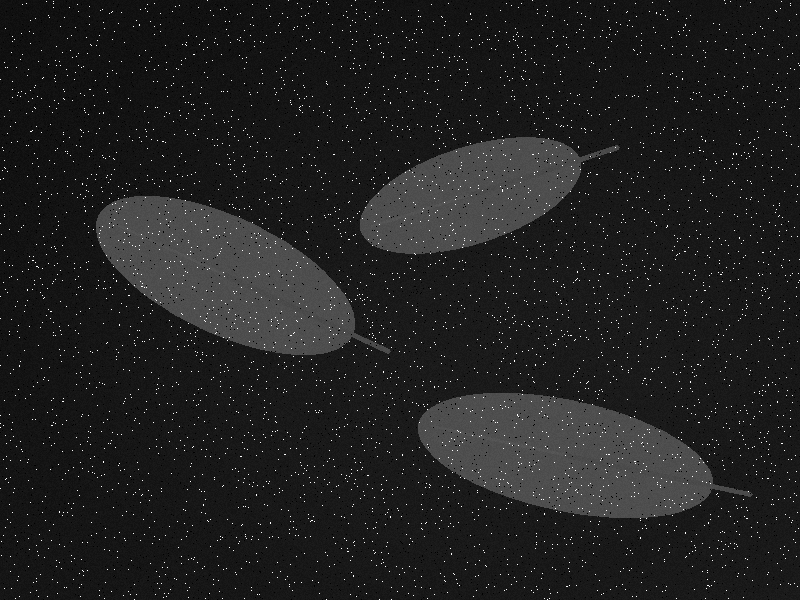
#> input picture data/samples/low_contrast_leaf.png, 800 x 600 px
$ python params_report.py
#> lines starting #> are read from the running program, lines starting #| are printed output that depends on the picture; after the words box and inside, x2 and y2 are one past the last pixel; in counts of white or black regions, pixels touching at a corner belong together
#> in main, gray is the input picture: shape (600, 800); min 0, max 255, mean 32.4
### src/classic/detect_targets.py
"""D5 · 目标检测：低对比度暗图 + 椒盐噪声 → 目标列表。

对外接口（tools/score_detect.py 按这个打分）：
    detect(image_path: str) -> list[dict]
    每个 dict: {"id", "cx", "cy", "w", "h", "angle", "area"}

角度约定（重要，别随手改）：
    - 长边永远是 w，短边永远是 h
    - angle 单位是度，范围 [-90, 90)，含义是「长边相对于水平轴的夹角」
    - 矩形整体转 90° 还是它自己，所以这个表示唯一到 ±90°
"""
from __future__ import annotations
import numpy as np
import cv2
from dataclasses import dataclass

@dataclass(frozen=True)
class Params:                      # 所有"你能调的"参数集中在这里
    median_k: int = 5              # 中值核（会强制取奇数）
    otsu_delta: int = 0            # 在 Otsu 算出的阈值上 ±（0 表示完全用 Otsu）
    open_k: int = 0                # 开运算核，0=不做
    close_k: int = 0               # 闭运算核，0=不做
    # 面积下限：碎点/反光 ≤200，最小目标 ≈17500。
    # ⚠️ 别贴着 17500 设！实测设成 17500 时，视频里最小目标的面积在 17498~17510
    # 之间波动（噪声 + mp4 压缩），会有 17/150 帧被筛掉。留 8 倍余量最稳。
    min_area: float = 2000.0
    use_clahe: bool = False

def find_targets(gray: np.ndarray, params: Params) -> tuple[list[dict], np.ndarray]:
    """输入灰度图 + 参数 → (目标列表, 二值掩码)。掩码是给调参窗口看的。"""
    # ① 去椒盐：medianBlur 的核必须是奇数；保险起见这里强制取奇数（k=1 等于不滤波）
    k_median = max(1, int(params.median_k) | 1)
    denoised = cv2.medianBlur(gray, k_median)

    # ② 可选：CLAHE 先把暗图的局部对比度拉开
    if params.use_clahe:
        denoised = cv2.createCLAHE(clipLimit=2.0, tileGridSize=(8, 8)).apply(denoised)

    # ③ Otsu：直方图上背景（≈26）和叶片（≈78）是两个峰，让它自己找谷底，不用猜阈值
    otsu_thr, mask = cv2.threshold(
        denoised, 0, 255, cv2.THRESH_BINARY + cv2.THRESH_OTSU
    )
    # otsu_delta：在c上做 ± 微调（调参窗口的那个滑动条靠它）
    if params.otsu_delta:
        manual = int(np.clip(otsu_thr + params.otsu_delta, 0, 255))
        _, mask = cv2.threshold(denoised, manual, 255, cv2.THRESH_BINARY)

    # ④ 可选：开运算去碎点 / 闭运算补洞（核 >=3 才有意义，也强制取奇数）
    if params.open_k >= 3:
        k = int(params.open_k) | 1
        kern = cv2.getStructuringElement(cv2.MORPH_ELLIPSE, (k, k))
        mask = cv2.morphologyEx(mask, cv2.MORPH_OPEN, kern)
    if params.close_k >= 3:
        k = int(params.close_k) | 1
        kern = cv2.getStructuringElement(cv2.MORPH_ELLIPSE, (k, k))
        mask = cv2.morphologyEx(mask, cv2.MORPH_CLOSE, kern)

    contours, _ = cv2.findContours(mask, cv2.RETR_EXTERNAL, cv2.CHAIN_APPROX_SIMPLE)

    results: list[dict] = []
    for cnt in contours:
        area = cv2.contourArea(cnt)
        if area < params.min_area:
            continue                                   # 修复①：面积过滤，碎点在这里被扔掉

        M = cv2.moments(cnt)
        if M["m00"] == 0:
            continue                                   # 修复②：退化轮廓（一条线）会让除法崩掉

        # 修复③：中心用 moments 质心，宽高/角度用 minAreaRect —— 两者本来就不是同一个量：
        #   · 质心 = 轮廓的"面积中心"，叶柄面积占比 <1%，几乎不影响它（实测误差 1.4px）
        #   · 最小外接矩形必须包住整个轮廓（含叶柄），它的中心会被叶柄拉偏 20px（实测）
        # 所以别图省事把中心也交给 minAreaRect —— 我试过，中心误差 1.4px → 20.3px。
        cx = M["m10"] / M["m00"]
        cy = M["m01"] / M["m00"]

        _, _, w, h, angle = _canonical_rect(cv2.minAreaRect(cnt))

        # 修复④：归一化之后立刻写断言，别让「看起来对」骗过自己
        assert -90.0 <= angle < 90.0, f"角度越界: {angle}"
        assert w >= h, f"长边应记为 w: w={w}, h={h}"

        results.append(
            {
                "id": 0,                               # 下面按面积排序后统一编号
                "cx": round(float(cx), 2),
                "cy": round(float(cy), 2),
                "w": round(float(w), 2),
                "h": round(float(h), 2),
                "angle": round(float(angle), 2),
                "area": float(area),                   # 注意：轮廓像素面积，不是 w*h
            }
        )

    # 修复⑤之三：留个稳定的顺序（大的在前），id 可复现，调试时好对照
    results.sort(key=lambda d: d["area"], reverse=True)
    for i, item in enumerate(results, 1):
        item["id"] = i
    return results, mask


# [9 lines left out: function detect, not called in this run]


def _canonical_rect(rect) -> tuple[float, float, float, float, float]:
    """把 cv2.minAreaRect 的返回值归一化。

    OpenCV 的角度约定随版本变（4.5.1 之后是 (0,90]，更早是 [-90,0)），
    而且 (w, h) 谁长谁短也不固定 —— 所以别背约定，写完归一化 + 断言。
    """
    (cx, cy), (w, h), ang = rect
    if w < h:                              # 让长边当 w
        w, h = h, w
        ang += 90.0                        # 交换边长等价于把矩形转 90°
    ang = ((ang + 90.0) % 180.0) - 90.0    # 归到 [-90, 90)
    return cx, cy, w, h, ang


# [13 lines that do not run on import are left out]

### tools/params_report.py
#!/usr/bin/env python
"""生成 D5 参数实验记录的表格和对比图（docs/opencv_params.md 的证据来源）。

它做三件事：
    1. 逐项改一个参数，打印一张 markdown 表格（参数 → 指标）
    2. 存三张对比图到 docs/images/
    3. 分段计时，打印各阶段耗时占比

用法：
    python tools/params_report.py              # 打印表格 + 生成图片
    python tools/params_report.py > params.md  # 把表格存下来，粘进文档

结论（"所以该选哪个值"）要你自己写 —— 这个脚本只负责给数字和证据。
"""
from __future__ import annotations

import time
from pathlib import Path

import cv2
import numpy as np

ROOT = Path(__file__).resolve().parents[1]
SAMPLES = ROOT / "data" / "samples"
IMAGES = ROOT / "docs" / "images"
IMAGE = SAMPLES / "low_contrast_leaf.png"

import sys

sys.path.insert(0, str(ROOT))
from src.classic.detect_targets import Params, find_targets  # noqa: E402


def coverage(mask: np.ndarray) -> float:
    return cv2.countNonZero(mask) / mask.size * 100.0


def probe(gray: np.ndarray, **kw) -> tuple[int, float]:
    params = Params(**kw)
    targets, mask = find_targets(gray, params)
    return len(targets), coverage(mask)


def label(img: np.ndarray, text: str) -> np.ndarray:
    out = img if img.ndim == 3 else cv2.cvtColor(img, cv2.COLOR_GRAY2BGR)
    out = out.copy()
    cv2.rectangle(out, (0, 0), (out.shape[1], 26), (0, 0, 0), -1)
    cv2.putText(out, text, (8, 19), cv2.FONT_HERSHEY_SIMPLEX, 0.55, (0, 255, 255), 1, cv2.LINE_AA)
    return out


def two_up(a: np.ndarray, la: str, b: np.ndarray, lb: str) -> np.ndarray:
    return np.hstack([label(a, la), label(b, lb)])


def draw_targets(gray_bgr: np.ndarray, targets: list[dict]) -> np.ndarray:
    out = gray_bgr.copy()
    for t in targets:
        box = cv2.boxPoints(((t["cx"], t["cy"]), (t["w"], t["h"]), t["angle"]))
        cv2.drawContours(out, [np.intp(box)], -1, (0, 255, 0), 2)
        cv2.circle(out, (int(t["cx"]), int(t["cy"])), 3, (0, 255, 0), -1)
    return out


def make_evidence(gray: np.ndarray) -> list[Path]:
    IMAGES.mkdir(parents=True, exist_ok=True)
    gray_bgr = cv2.cvtColor(gray, cv2.COLOR_GRAY2BGR)
    saved: list[Path] = []

    # ① 默认参数：原图+框 vs mask
    targets, mask = find_targets(gray, Params())
    p = IMAGES / "params-default.png"
    cv2.imwrite(str(p), two_up(draw_targets(gray_bgr, targets), "default: gray + rects",
                              mask, f"mask: targets={len(targets)} coverage={coverage(mask):.1f}%"))
    saved.append(p)

    # ② otsu_delta=0 vs -30：阈值跌破背景亮度的后果
    _, mask0 = find_targets(gray, Params(otsu_delta=0))
    _, maskbad = find_targets(gray, Params(otsu_delta=-30))
    p = IMAGES / "params-delta-neg30.png"
    cv2.imwrite(str(p), two_up(mask0, f"otsu_delta=0  coverage={coverage(mask0):.1f}%",
                              maskbad, f"otsu_delta=-30  coverage={coverage(maskbad):.1f}%"))
    saved.append(p)

    # ③ 加杂点：不过滤 vs 面积过滤
    clutter = gray.copy()
    for x, y, r in [(60, 80, 6), (700, 60, 5), (120, 520, 7), (760, 300, 5), (400, 560, 6), (40, 300, 5)]:
        cv2.circle(clutter, (x, y), r, 140, -1)
    t0, m0 = find_targets(clutter, Params(min_area=0.0))
    t1, m1 = find_targets(clutter, Params(min_area=2000.0))
    n0, n1 = len(t0), len(t1)
    p = IMAGES / "params-clutter.png"
    cv2.imwrite(str(p), two_up(m0, f"+6 blobs, min_area=0  targets={n0} coverage={coverage(m0):.1f}%",
                              m1, f"+6 blobs, min_area=2000  targets={n1} coverage={coverage(m1):.1f}%"))
    saved.append(p)
    return saved


def md_table(gray: np.ndarray) -> str:
    rows: list[tuple[str, str, str, str]] = []

    def add(param: str, value, note: str = "") -> None:
        n, cov = probe(gray, **{param: value})
        rows.append((param, str(value), f"{n} / {cov:.2f}%", note))

    for v in (0, 20, 30):
        add("otsu_delta", v)
#> this loop made 3 passes
#> pass 1, in find_targets, `denoised = cv2.medianBlur(gray, k_median)`:
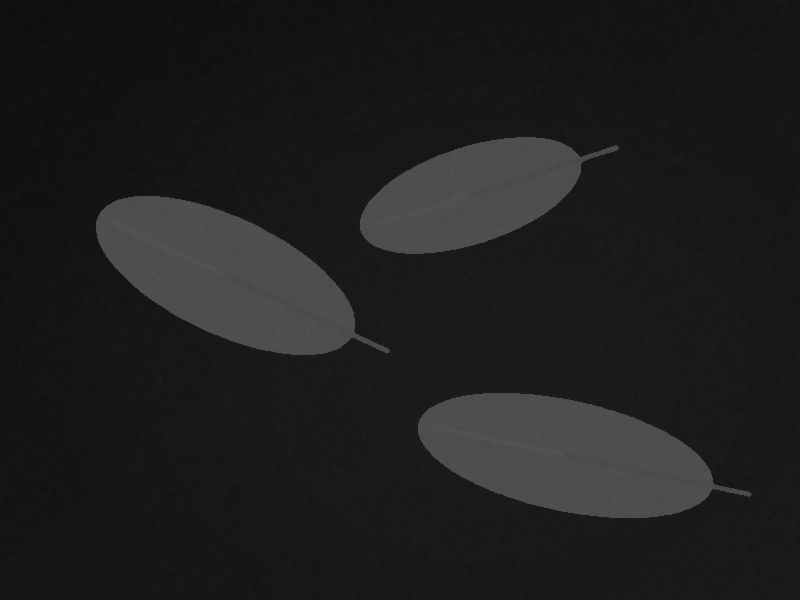
#> denoised: shape (600, 800); min 13, max 85, mean 30.5
#> pass 1, in find_targets, `otsu_thr, mask = cv2.threshold( denoised, 0, 255, cv2.THRESH_BINARY + ..`:
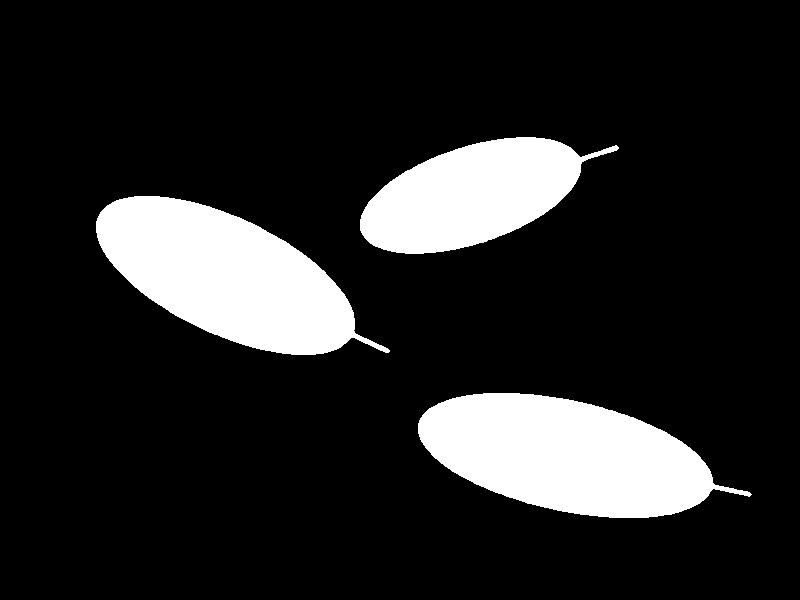
#> mask: shape (600, 800); 14.6% white; 3 white regions, box (x1, y1, x2, y2) and area: (418, 393, 752, 518) 26415, (96, 196, 390, 355) 25991, (360, 137, 619, 254) 17785
    for v in (-15, -30):
        add("otsu_delta", v)
#> this loop made 2 passes
#> (n in add, cov in add) on pass 1: (1, 99.54)
#> (n in add, cov in add) on pass 2: (1, 100)
#> pass 1, in find_targets (call 4), `_, mask = cv2.threshold(denoised, manual, 255, cv2.THRESH_BINARY)`:
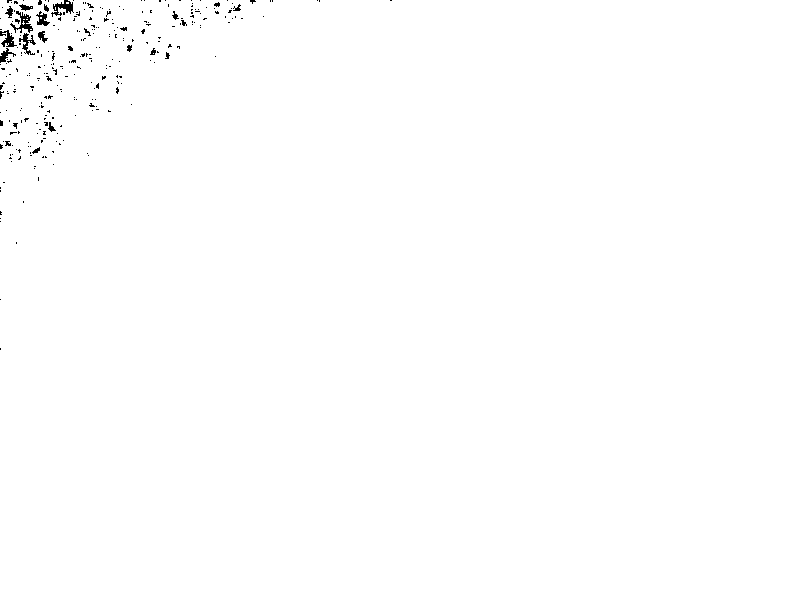
#> mask: shape (600, 800); 99.5% white; black in thin lines or dots, all inside (x1, y1, x2, y2) = (0, 0, 392, 350)
    for v in (2000, 17500.0, 18000.0, 26000.0, 27000.0):
        add("min_area", v)
#> this loop made 5 passes
#> n in add on passes 1 to 5: 3, 3, 2, 1, 0
    for v in (1, 5, 9):
        add("median_k", v)
#> this loop made 3 passes
#> cov in add on passes 1 to 3: 15.31, 14.62, 14.6
#> pass 1, in find_targets (call 11), `otsu_thr, mask = cv2.threshold( denoised, 0, 255, cv2.THRESH_BINARY + ..`:
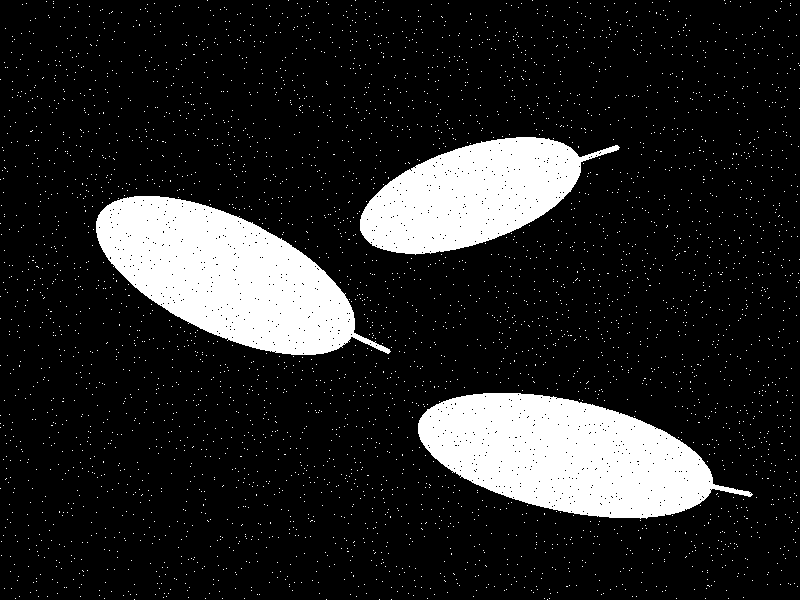
#> mask: shape (600, 800); 15.3% white; 3814 white regions (3811 under 20 px), largest, box (x1, y1, x2, y2) and area: (418, 393, 753, 519) 26159, (96, 196, 391, 355) 25751, (360, 137, 620, 255) 17623
    for v in (9, 25):
        add("open_k", v)
#> this loop made 2 passes
#> (n in add, cov in add) on passes 1 to 2: (3, 14.51), (3, 14.5)
#> pass 1, in find_targets (call 14), `mask = cv2.morphologyEx(mask, cv2.MORPH_OPEN, kern)`:
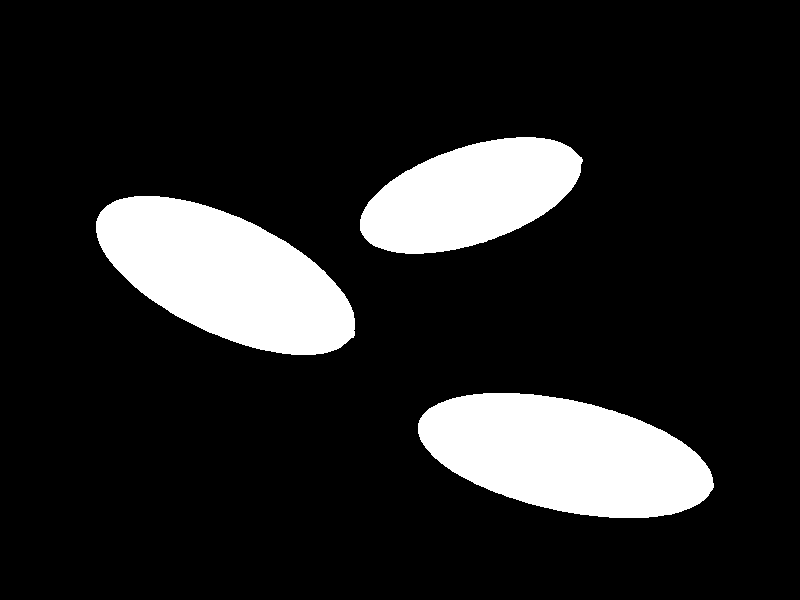
#> mask: shape (600, 800); 14.5% white; 3 white regions, box (x1, y1, x2, y2) and area: (418, 393, 714, 518) 26232, (96, 196, 355, 355) 25799, (360, 137, 583, 254) 17596
    for v in (15, 31):
        add("close_k", v)
#> this loop made 2 passes
#> (n in add, cov in add) on passes 1 to 2: (3, 14.63), (3, 14.65)
    add("use_clahe", True)
#> in find_targets (call 18), `contours, _ = cv2.findContours(mask, cv2.RETR_EXTERNAL, cv2.CHAIN_APPR..`: contours = 3 contours; box (x1, y1, x2, y2) and area: (418, 393, 752, 518) 26062, (96, 196, 390, 355) 25665, (360, 137, 619, 254) 17506

    out = ["| 参数 | 取值 | 目标数 / 前景覆盖率 |", "|---|---|---|"]
    for param, value, metric, _note in rows:
        out.append(f"| `{param}` | {value} | {metric} |")
#> this loop made 18 passes
#> (param, value, metric) on passes 1 to 12: ('otsu_delta', '0', '3 / 14.62%'), ('otsu_delta', '20', '3 / 14.62%'), ('otsu_delta', '30', '3 / 14.62%'), ('otsu_delta', '-15', '1 / 99.54%'), ('otsu_delta', '-30', '1 / 100.00%'), ('min_area', '2000', '3 / 14.62%'), ('min_area', '17500.0', '3 / 14.62%'), ('min_area', '18000.0', '2 / 14.62%'), ('min_area', '26000.0', '1 / 14.62%'), ('min_area', '27000.0', '0 / 14.62%'), ('median_k', '1', '3 / 15.31%'), ('median_k', '5', '3 / 14.62%')
#> after the loop, out = 20 items, first 6: '| 参数 | 取值 | 目标数 / 前景覆盖率 |', '|---|---|---|', '| `otsu_delta` | 0 | 3 / 14.62% |', '| `otsu_delta` | 20 | 3 / 14.62% |', '| `otsu_delta` | 30 | 3 / 14.62% |', '| `otsu_delta` | -15 | 1 / 99.54% |'
#> (printed output is left out)
    return "\n".join(out)


def md_timing(gray: np.ndarray, repeat: int = 30) -> str:
    """分段计时：整条链路 + 几个主要阶段（阶段单独测，用于看谁最贵）。"""
#> called with repeat = 30
    rows: list[tuple[str, float]] = []

    t0 = time.perf_counter()
    for _ in range(repeat):
        find_targets(gray, Params())
    rows.append(("整条 find_targets（含找轮廓、质心、最小外接矩形）", (time.perf_counter() - t0) / repeat * 1000))

    t0 = time.perf_counter()
    for _ in range(repeat):
        med = cv2.medianBlur(gray, 5)
    rows.append(("cv2.medianBlur(k=5)", (time.perf_counter() - t0) / repeat * 1000))

    t0 = time.perf_counter()
    for _ in range(repeat):
        _, m = cv2.threshold(med, 0, 255, cv2.THRESH_BINARY + cv2.THRESH_OTSU)
    rows.append(("cv2.threshold(Otsu)", (time.perf_counter() - t0) / repeat * 1000))

    t0 = time.perf_counter()
    for _ in range(repeat):
        cv2.findContours(m, cv2.RETR_EXTERNAL, cv2.CHAIN_APPROX_SIMPLE)
    rows.append(("cv2.findContours", (time.perf_counter() - t0) / repeat * 1000))

    # 关键对比：读一张 PNG + 转灰度，可能比上面全部处理加起来还贵
    t0 = time.perf_counter()
    for _ in range(repeat):
        img = cv2.imread(str(IMAGE))
        cv2.cvtColor(img, cv2.COLOR_BGR2GRAY)
    rows.append(("cv2.imread + cvtColor（读图 + 转灰度）", (time.perf_counter() - t0) / repeat * 1000))

    total = rows[0][1]
#> total = 2.14
    out = ["| 阶段 | 耗时 (ms) | 占比 |", "|---|---|---|"]
    for name, ms in rows:
        share = ms / total * 100 if total else 0
        out.append(f"| {name} | {ms:.2f} | {share:.0f}% |")
#> this loop made 5 passes
#> (name, ms, share) on passes 1 to 5: ('整条 find_targets（含找轮廓、质心、最小外接矩形）', 2.14, 100), ('cv2.medianBlur(k=5)', 0.971, 45.35), ('cv2.threshold(Otsu)', 0.432, 20.18), ('cv2.findContours', 0.193, 9), ('cv2.imread + cvtColor（读图 + 转灰度）', 5.77, 269.3)
#> after the loop, out = 7 items
    return "\n".join(out)


def main() -> int:
    gray = cv2.imread(str(IMAGE), cv2.IMREAD_GRAYSCALE)
    if gray is None:
        print(f"✗ 读不到 {IMAGE}")
        return 1

    print("## 参数与指标（同一张图，逐项只改一个参数）\n")
    print(md_table(gray))
    print()
    print("## 分段耗时（各 30 次平均）\n")
    print(md_timing(gray))
#| | 阶段 | 耗时 (ms) | 占比 |
#| |---|---|---|
#| | 整条 find_targets（含找轮廓、质心、最小外接矩形） | 2.14 | 100% |
#| | cv2.medianBlur(k=5) | 0.97 | 45% |
#| | cv2.threshold(Otsu) | 0.43 | 20% |
#| | cv2.findContours | 0.19 | 9% |
#| | cv2.imread + cvtColor（读图 + 转灰度） | 5.77 | 269% |

    for p in make_evidence(gray):
#> in label, `out = img if img.ndim == 3 else cv2.cvtColor(img, cv2.COLOR_GRAY2BGR)`:
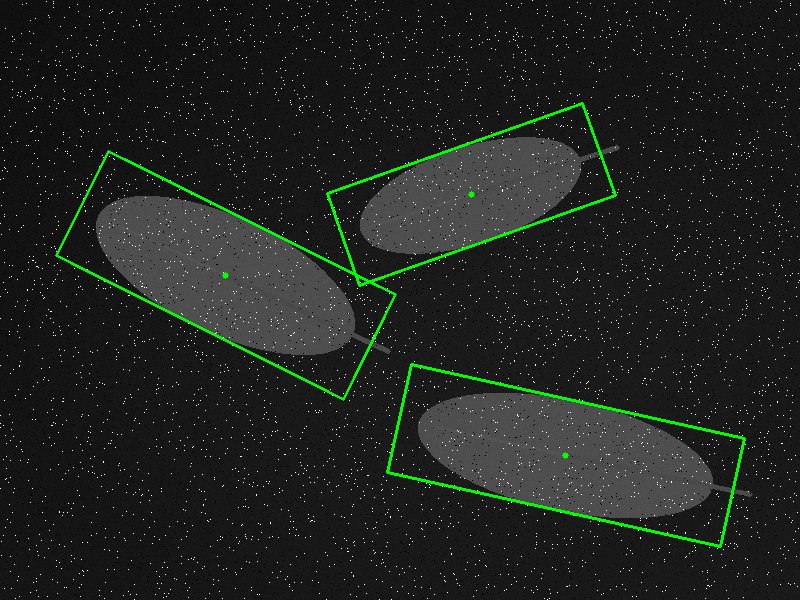
#> out: shape (600, 800, 3); mean B, G, R 32, 35.7, 32
#> in make_evidence, `cv2.imwrite(str(p), two_up(draw_targets(gray_bgr, targets), "default: ..`:
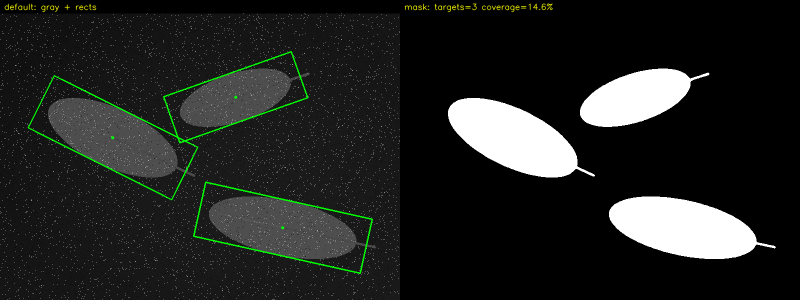
#> saved as params-default.png: shape (600, 1600, 3) (shown at 1/2 size); mean B, G, R 34.2, 36.4, 34.5
#> in label (call 4), `out = img if img.ndim == 3 else cv2.cvtColor(img, cv2.COLOR_GRAY2BGR)`: out: shape (600, 800, 3); every value is 255
        print(f"\n已生成图片：{p.relative_to(ROOT)}")
#> this loop made 3 passes
#| 已生成图片：docs/images/params-default.png
#| 已生成图片：docs/images/params-delta-neg30.png
#| 已生成图片：docs/images/params-clutter.png
    return 0


if __name__ == "__main__":
    raise SystemExit(main())
#> (the program exits here)
